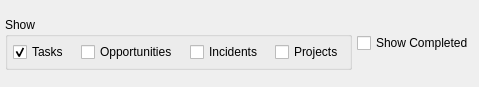
<?xml version="1.0" encoding="UTF-8"?>
<ui version="4.0">
 <comment>This file is part of the xTuple ERP: PostBooks Edition, a free and
open source Enterprise Resource Planning software suite,
Copyright (c) 1999-2018 by OpenMFG LLC, d/b/a xTuple.
It is licensed to you under the Common Public Attribution License
version 1.0, the full text of which (including xTuple-specific Exhibits)
is available at www.xtuple.com/CPAL.  By using this software, you agree
to be bound by its terms.</comment>
 <class>taskList</class>
 <widget class="QWidget" name="taskList">
  <property name="geometry">
   <rect>
    <x>0</x>
    <y>0</y>
    <width>460</width>
    <height>87</height>
   </rect>
  </property>
  <property name="windowTitle">
   <string>Task List</string>
  </property>
  <layout class="QGridLayout" name="gridLayout">
   <item row="0" column="0">
    <widget class="QGroupBox" name="_showGroup">
     <property name="title">
      <string>Show</string>
     </property>
     <layout class="QGridLayout" name="gridLayout_2">
      <item row="0" column="0">
       <layout class="QHBoxLayout" name="horizontalLayout">
        <property name="spacing">
         <number>12</number>
        </property>
        <item>
         <widget class="XCheckBox" name="_tasks">
          <property name="text">
           <string>Tasks</string>
          </property>
          <property name="checked">
           <bool>true</bool>
          </property>
         </widget>
        </item>
        <item>
         <widget class="XCheckBox" name="_opportunities">
          <property name="text">
           <string>Opportunities</string>
          </property>
         </widget>
        </item>
        <item>
         <widget class="XCheckBox" name="_incidents">
          <property name="text">
           <string>Incidents</string>
          </property>
         </widget>
        </item>
        <item>
         <widget class="XCheckBox" name="_projects">
          <property name="text">
           <string>Projects</string>
          </property>
         </widget>
        </item>
        <item>
         <spacer name="horizontalSpacer">
          <property name="orientation">
           <enum>Qt::Horizontal</enum>
          </property>
          <property name="sizeHint" stdset="0">
           <size>
            <width>40</width>
            <height>20</height>
           </size>
          </property>
         </spacer>
        </item>
       </layout>
      </item>
     </layout>
    </widget>
   </item>
   <item row="0" column="1">
    <widget class="XCheckBox" name="_showCompleted">
     <property name="text">
      <string>Show Completed</string>
     </property>
     <property name="visible">
      <bool>false</bool>
     </property>
    </widget>
   </item>
  </layout>
 </widget>
 <layoutdefault spacing="5" margin="5"/>
 <customwidgets>
  <customwidget>
   <class>XCheckBox</class>
   <extends>QCheckBox</extends>
   <header>xcheckbox.h</header>
  </customwidget>
 </customwidgets>
 <tabstops>
  <tabstop>_incidents</tabstop>
 </tabstops>
 <resources/>
 <connections/>
</ui>
